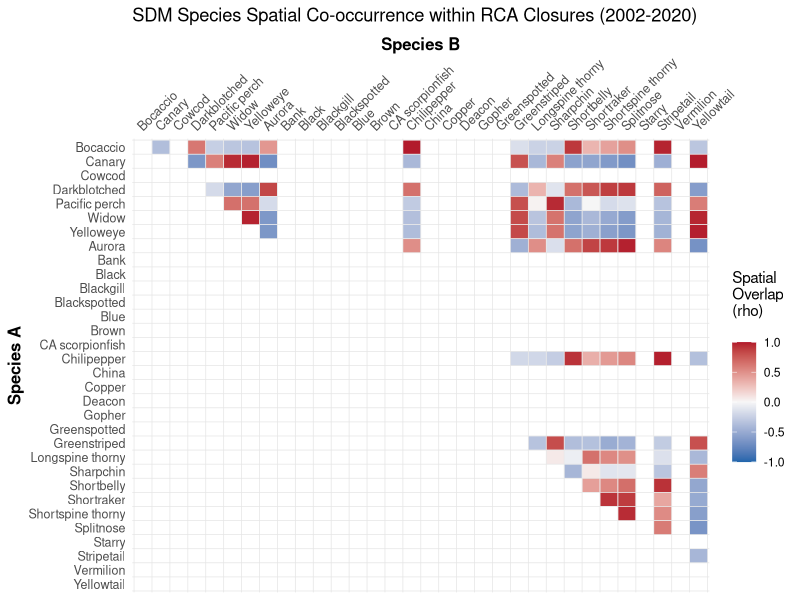

This chart was generated by the following R code:
# SDM output One-Sample T-Test for RCA mapping project
# Blake Feist - created 15 May 2026

library(dplyr)
library(ggplot2)
library(readr)
library(tidyr)


### STEP 1: Load the data
setwd("~/Documents/GitHub/RCA_closure_areas/spatial_overlay_stats/")
main_data_wide <- read_csv("SDM_Zscore_data_wide.csv")
baselines      <- read.csv("SDM_regional_baselines.csv")

# Pivot the data from WIDE to LONG format
main_data_long <- main_data_wide %>%
  pivot_longer(
    cols = starts_with("mean_"),     # Tells R to grab all your species density columns
    names_to = "Species_ID",         # The new column that will hold the species names
    values_to = "Mean_Density"       # The new column that will hold the density numbers
  )

# Merge with baselines and calculate the spatial Z-Scores
df_monthly_z <- main_data_long %>%
  left_join(baselines, by = "Species_ID") %>%
  mutate(
    Z_Score = (Mean_Density - Regional_Mean) / Regional_SD
  )

# Quick sanity check: look at the newly reshaped data
head(df_monthly_z)

### STEP 2: The Hotspot Performance Evaluation (Annual)
# To test if closures targeted above-average densities while protecting against month-to-month
# time-dependency, collapse the data by your existing Year column and run your tests.

# Collapse monthly data into annual averages
df_annual <- df_monthly_z %>%
  group_by(year, Species_ID) %>%
  summarise(
    Avg_Z_Score = mean(Z_Score),
    .groups = "drop"
  )

# Run a One-Sample T-Test with a protective safety check (n() >= 2)
SDM_species_performance <- df_annual %>%
  group_by(Species_ID) %>%
  summarise(
    Years_Present       = n(),  # Counts how many years this species has data
    Mean_Z_Across_Years = mean(Avg_Z_Score),
    
    # The fix: Only run t.test if there are at least 2 years of data
    p_value = if(n() >= 2) {
      t.test(Avg_Z_Score, mu = 0, alternative = "greater")$p.value
    } else {
      NA  # Returns NA instead of crashing the script
    },
    .groups = "drop"
  )

# View your results table
print(SDM_species_performance)

### Step 3: Create the Species Interaction Matrix (Monthly)
# To look at fine-scale species co-occurrence patterns, pivot your full monthly dataset
# wide and run a Spearman rank correlation across your 220 Closure_ID timestamps.

# Define custom order and clean names
# Syntax: "QGIS_COLUMN_NAME" = "Clean Display Name"
species_order_map <- c(
  "mean_pauc" = "Bocaccio",
  "mean_pinn" = "Canary",
  "mean_levi" = "Cowcod",
  "mean_cram" = "Darkblotched",
  "mean_alut" = "Pacific perch",
  "mean_ento" = "Widow",
  "mean_rube" = "Yelloweye",
  "mean_auro" = "Aurora",
  "mean_rufu" = "Bank",
  "mean_mela" = "Black",
  "mean_omus" = "Blackgill",
  "mean_ctus" = "Blackspotted",
  "mean_myst" = "Blue",
  "mean_auri" = "Brown",
  "mean_guta" = "CA scorpionfish",
  "mean_good" = "Chilipepper",
  "mean_nebu" = "China",
  "mean_caur" = "Copper",
  "mean_diac" = "Deacon",
  "mean_carn" = "Gopher",
  "mean_chlo" = "Greenspotted",
  "mean_elon" = "Greenstriped",
  "mean_alti" = "Longspine thorny",
  "mean_zace" = "Sharpchin",
  "mean_jord" = "Shortbelly",
  "mean_bore" = "Shortraker",
  "mean_alas" = "Shortspine thorny",
  "mean_dipl" = "Splitnose",
  "mean_cons" = "Starry",
  "mean_saxi" = "Stripetail",
  "mean_mini" = "Vermilion",
  "mean_flav" = "Yellowtail"
)

# Pivot the monthly data wide by your YYYY-MM Closure_ID
df_monthly_wide <- df_monthly_z %>%
  select(Closure_ID, Species_ID, Z_Score) %>%
  pivot_wider(names_from = Species_ID, values_from = Z_Score)

# 2. Generate the correlation matrix
species_matrix <- df_monthly_wide %>%
  select(-Closure_ID) %>%
  cor(method = "spearman", use = "complete.obs")

# 3. Convert the matrix to long format
interaction_long <- as.data.frame(species_matrix) %>%
  mutate(Species1 = rownames(.)) %>%
  pivot_longer(-Species1, names_to = "Species2", values_to = "Correlation") %>%
  
  # --- THE FIX ---
  # Find the numerical position of each species in your custom map vector
  mutate(
    pos1 = match(Species1, names(species_order_map)),
    pos2 = match(Species2, names(species_order_map))
  ) %>%
  # Only keep tiles where the row species appears BEFORE the column species 
  # in your custom ecological order list
  filter(pos1 < pos2)

### Step 4: Plot the Interaction Heatmap
# This uses the exact layout modifications you requested: it clusters your species in the
# upper-right corner, keeps the axes alphabetical, rotates the top labels by 45 degrees, uses
# thin custom grid lines that frame the blocks perfectly, and keeps the tiles perfectly square.

# Get your clean sorted list of species names
species_list <- sort(unique(c(interaction_long$Species1, interaction_long$Species2)))
n_species <- length(species_list)

SDM_matrix_plot <- ggplot(interaction_long, aes(x = Species2, y = Species1, fill = Correlation)) +
  geom_tile(color = "white") +
  
  # Diverging palette (Blue = Avoidance/Deep vs Shallow, Red = High Co-occurrence)
  scale_fill_gradient2(low = "#2166ac", mid = "#f7f7f7", high = "#b2182b", 
                       midpoint = 0, limit = c(-1,1), name = "Spatial\nOverlap\n(rho)\n") +
  
  # Align axes alphabetically from A to Z
  scale_x_discrete(position = "top", 
                   limits = names(species_order_map), 
                   labels = species_order_map) + 
  
  scale_y_discrete(limits = rev(names(species_order_map)), 
                   labels = species_order_map) + 
  
  # Thin grid borders drawn perfectly between the cell edges
  geom_vline(xintercept = seq(0.5, length(species_order_map) + 0.5, by = 1), color = "gray90", linewidth = 0.25) +
  geom_hline(yintercept = seq(0.5, length(species_order_map) + 0.5, by = 1), color = "gray90", linewidth = 0.25) +
  
  theme_minimal() +
  labs(title = "SDM Species Spatial Co-occurrence within RCA Closures (2002-2020)", 
       x = "Species B", y = "Species A") +
  theme(
    panel.grid.major = element_blank(),
    panel.grid.minor = element_blank(),
    
    # 45-degree rotated top labels
    axis.text.x.top = element_text(size = 9, angle = 45, hjust = 0, vjust = 0),
    axis.text.y = element_text(size = 9),
    axis.title = element_text(size = 12, face = "bold"),
    
    # Keeps cells perfectly square so text/labels don't stretch awkwardly
    coord_fixed() 
  )

# Save plot as high-resolution PNG
ggsave(
  filename = "SDM cooccurrence matrix plot.png",   # The name of your output file
  plot = SDM_matrix_plot,                        # Tells R which plot object to save
  width = 9,                                 # Physical width in inches
  height = 8.5,                                 # Physical height in inches
  units = "in",                               # Sets the measuring unit to inches ("in", "cm", or "mm")
  dpi = 600                                   # CRITICAL: Sets resolution to 600 DPI
)
